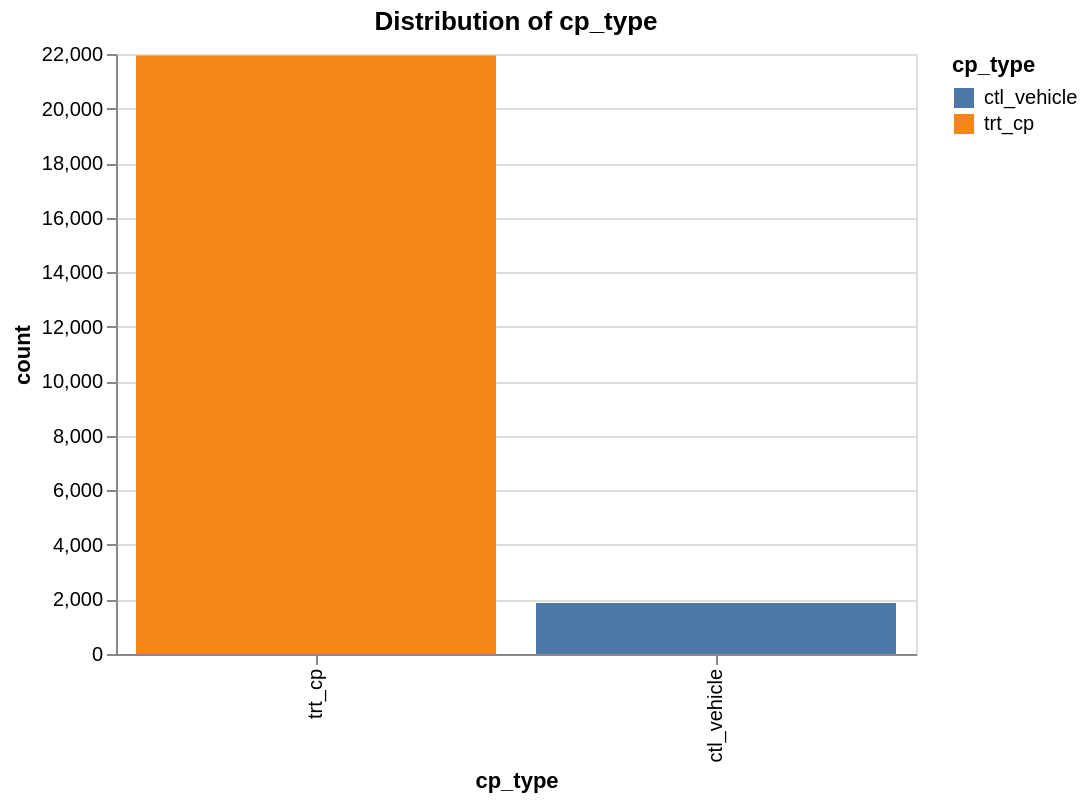
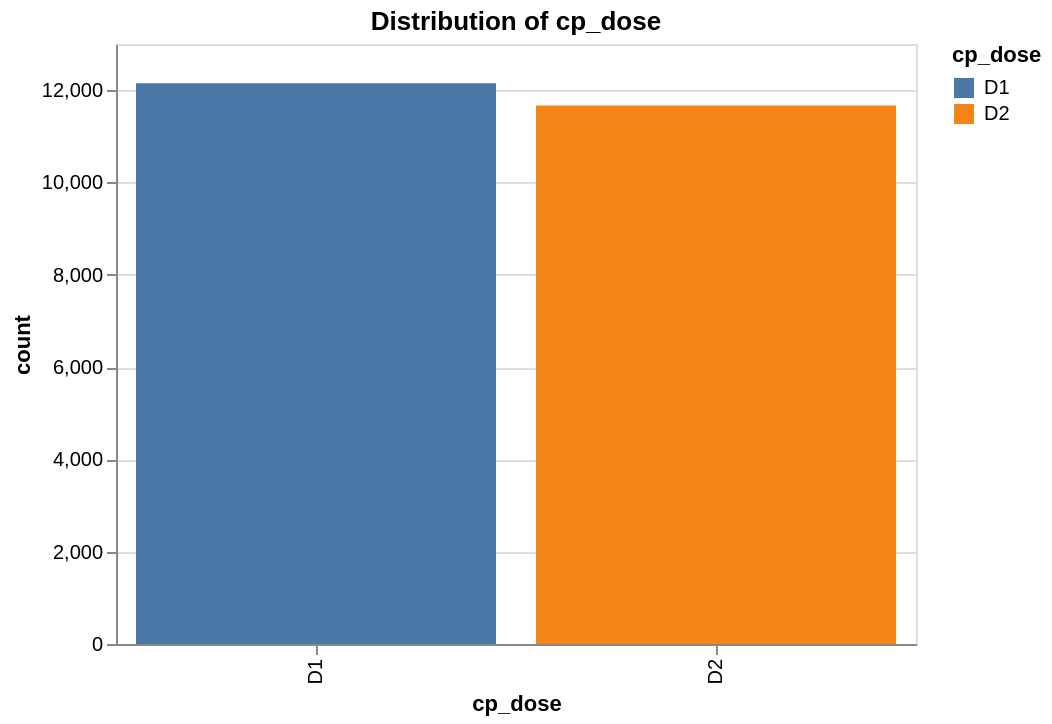
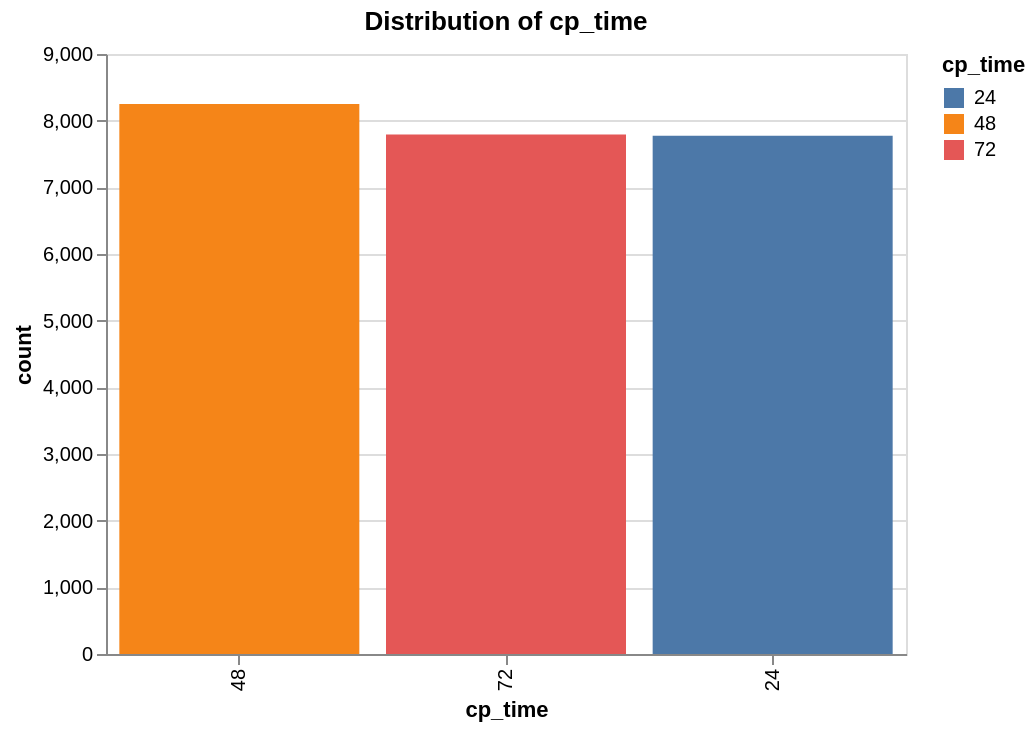

Notebook code for these charts, in order:
### Code cell
categorical_cols = ['cp_type', 'cp_dose', 'cp_time']
plot_categorical_distribution_altair(X_train, categorical_cols)

### Figure 1 — Vega-Lite specification as saved in the notebook (floating-point values rounded to 4 significant figures)
{"config": {"view": {"continuousWidth": 300, "continuousHeight": 300}}, "data": {"name": "data-5e0644a702c661da2f8342df0c663f8d"}, "mark": {"type": "bar"}, "encoding": {"color": {"field": "cp_type", "type": "nominal"}, "tooltip": [{"field": "cp_type", "type": "nominal"}, {"field": "count", "type": "quantitative"}], "x": {"field": "cp_type", "sort": "-y", "type": "nominal"}, "y": {"field": "count", "type": "quantitative"}}, "height": 300, "title": "Distribution of cp_type", "width": 400, "$schema": "https://vega.github.io/schema/vega-lite/v5.20.1.json", "datasets": {"data-5e0644a702c661da2f8342df0c663f8d": [{"cp_type": "trt_cp", "count": 21948}, {"cp_type": "ctl_vehicle", "count": 1866}]}}

### Figure 2 — Vega-Lite specification as saved in the notebook (floating-point values rounded to 4 significant figures)
{"config": {"view": {"continuousWidth": 300, "continuousHeight": 300}}, "data": {"name": "data-5138d62d1e7e4c174bf592ea52cb571c"}, "mark": {"type": "bar"}, "encoding": {"color": {"field": "cp_dose", "type": "nominal"}, "tooltip": [{"field": "cp_dose", "type": "nominal"}, {"field": "count", "type": "quantitative"}], "x": {"field": "cp_dose", "sort": "-y", "type": "nominal"}, "y": {"field": "count", "type": "quantitative"}}, "height": 300, "title": "Distribution of cp_dose", "width": 400, "$schema": "https://vega.github.io/schema/vega-lite/v5.20.1.json", "datasets": {"data-5138d62d1e7e4c174bf592ea52cb571c": [{"cp_dose": "D1", "count": 12147}, {"cp_dose": "D2", "count": 11667}]}}

### Figure 3 — Vega-Lite specification as saved in the notebook (floating-point values rounded to 4 significant figures)
{"config": {"view": {"continuousWidth": 300, "continuousHeight": 300}}, "data": {"name": "data-239f94209b01f3ed082aebf9da666595"}, "mark": {"type": "bar"}, "encoding": {"color": {"field": "cp_time", "type": "nominal"}, "tooltip": [{"field": "cp_time", "type": "nominal"}, {"field": "count", "type": "quantitative"}], "x": {"field": "cp_time", "sort": "-y", "type": "nominal"}, "y": {"field": "count", "type": "quantitative"}}, "height": 300, "title": "Distribution of cp_time", "width": 400, "$schema": "https://vega.github.io/schema/vega-lite/v5.20.1.json", "datasets": {"data-239f94209b01f3ed082aebf9da666595": [{"cp_time": 48, "count": 8250}, {"cp_time": 72, "count": 7792}, {"cp_time": 24, "count": 7772}]}}
